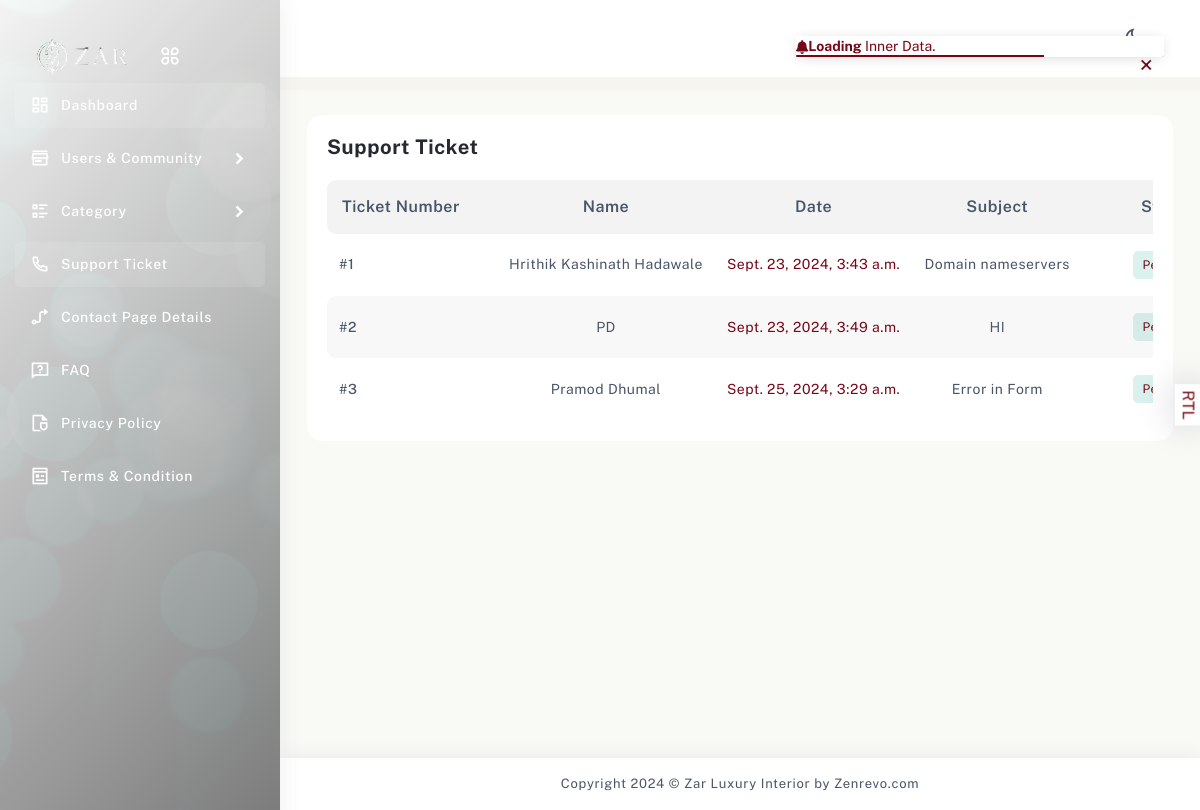
The app's page /dashboard/support-tickets with its own data.
### main_app/models.py (models this page shows)
class SupportTickets(models.Model):
    name = models.CharField(max_length=100,blank=True, null=True)
    email = models.EmailField(blank=True, null=True)
    phone = models.CharField(max_length=20,blank=True, null=True)
    subject = models.CharField(max_length=200)
    message = models.TextField()
    status = models.CharField(max_length=20, choices=[('open', 'Open'), ('closed', 'Closed')], default='open')
    created_at = models.DateTimeField(auto_now_add=True)
    updated_at = models.DateTimeField(auto_now=True)

### home/views.py (the view, shortened to what this page needs)
# urls.py: path('support-tickets',views.support_ticket,name='support_ticket'),
def support_ticket(request):
    tickets = SupportTickets.objects.all()
    return render(request,'dashboard/support-ticket.html',{'title':'Support Ticket','tickets':tickets})

### templates/dashboard/support-ticket.html (shortened to what this page needs)
{% extends "dashboard/template.html" %}
{% block content %}
            <div class="page-body">
                <div class="container-fluid">
                    <div class="row">
                        <div class="col-sm-12">
                            <div class="card card-table">
                                <div class="card-body">
                                    <div class="title-header option-title">
                                        <h5>Support Ticket</h5>
                                    </div>
                                    <div>
                                        <div class="table-responsive">
                                            <table class="table ticket-table all-package theme-table" id="table_id">
                                                <thead>
                                                    <tr>
                                                        <th>
                                                            <div class="check-box-contain">
                                                                <span>Ticket Number</span>
                                                            </div>
                                                        </th>
                                                        <th>
                                                            <span>Name</span>
                                                        </th>
                                                        <th>
                                                            <span>Date</span>
                                                        </th>
                                                        <th>
                                                            <span>Subject</span>
                                                        </th>
                                                        <th>
                                                            <span>Status</span>
                                                        </th>
                                                    </tr>
                                                </thead>
                                                <tbody>
                                                    {% for i in tickets %}
                                                    <tr>
                                                        <td>
                                                            <div class="check-box-contain">
                                                                <span>#{{i.id}}</span>
                                                            </div>
                                                        </td>
                                                        <td>{{i.name}}</td>
                                                        <td>{{i.created_at}}</td>
                                                        <td>{{i.subject}}</td>
                                                        {% if i.resolved %}
                                                        <td class="status-success">
                                                            <span>Success</span>
                                                        </td>
                                                        {% else %}
                                                        <td class="status-danger">
                                                            <span>Pending</span>
                                                        </td>
                                                        {% endif %}
                                                    </tr>
                                                    {% endfor %}
                                                </tbody>
                                            </table>
                                        </div>
                                    </div>
                                </div>
                            </div>
                        </div>
                    </div>
                </div>
            </div>
            {% endblock content %}

### records on screen
SupportTickets: id "1", name "Hrithik Kashinath Hadawale", created_at "Sept. 23, 2024, 3:43 a.m.", subject "Domain nameservers"
SupportTickets: id "2", name "PD", created_at "Sept. 23, 2024, 3:49 a.m.", subject "HI"
SupportTickets: id "3", name "Pramod Dhumal", created_at "Sept. 25, 2024, 3:29 a.m.", subject "Error in Form"
